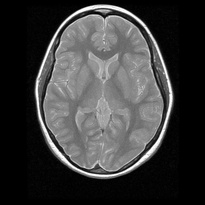
#> input picture data/jpg/brain-H_x512/brain-H_x512_changed.jpg, 205 x 205 px, shrunk from 512 x 512 before the run, given in place of model.jpg, which was not available
$ python -i lab12.py   (imports and definitions only)
#> lines starting #> are read from the running program, lines starting #| are printed output that depends on the picture; after the words box and inside, x2 and y2 are one past the last pixel; in counts of white or black regions, pixels touching at a corner belong together; pictures that were not available may be replaced by others from this repository, and a replacement may not be noted
### classes/in_out.py
import numpy as np
import soundfile as sf
import cv2 as cv2
import matplotlib.pyplot as plt
import struct
import math

from matplotlib import image as mpimg
from scipy.io import wavfile


class In_Out:

    def read_dat_file(self, file_name):
        data = np.fromfile('data/dat/' + file_name, dtype="float32")
        return data

    # [7 lines left out: function read_wav_file, not called in this run]

    def write_wav_file(self, file_name, data, rate):
        sf.write('data/wav/' + file_name + '.wav', data, rate)

    def read_jpg_file(self, file_name):
#> called with file_name = 'model/model'
        img = cv2.imread('data/jpg/' + file_name + '.jpg', cv2.IMREAD_GRAYSCALE)
#> img is the input picture: shape (205, 205); min 0, max 255, mean 59.8
        return img

    def show_jpg_files(self, images, titles, if_color):
        num_images = len(images)

        if num_images == 0 or len(titles) != num_images:
            print("Количество изображений и заголовков не совпадает")
            return

        fig, axes = plt.subplots(1, num_images, figsize=(12, 6))
        axes = axes.flatten()

        for i in range(num_images):
            if if_color:
                axes[i].imshow(images[i])
            else:
                axes[i].imshow(images[i], cmap='gray')

            axes[i].set_title(titles[i])
            axes[i].axis('off')
            axes[i].set_aspect('equal')

        plt.tight_layout()
        plt.show()

    def show_jpg_sub(self, img, if_color, name, fontsize=15):
        if not if_color:
            plt.imshow(img, cmap='gray')
        else:
            plt.imshow(img)

        plt.title(name, fontsize=fontsize)
        plt.axis('off')

        plt.show()

    def write_jpg_file(self, array, file_name):
        cv2.imwrite('data/jpg/' + file_name + '.jpg', array)

    # [61 lines left out: functions read_xcr_file, write_bin_file, read_bin_file, reshape_nearest_neighbor, reshape_bilinear_interpolation, not called in this run]

    def imshow(self, image_data, axes):
        axes.imshow(cv2.cvtColor(image_data, cv2.COLOR_BGR2RGB))
        axes.axis('off')

### classes/model.py
import math
import numpy as np
import random


class Model:
    # [12 lines left out: functions trend_nonlinear, noise, not called in this run]

    def noise_2d(self, image_shape, noise_level=0.1, r=255):
#> called with image_shape = (205, 205), noise_level = 0.01, r = 255
        rows, cols = image_shape
        noise_data = []

        for _ in range(rows):
            noise_row = []
            for _ in range(cols):
                if random.random() < noise_level:
                    noise_row.append(random.random() * r)
                else:
                    noise_row.append(0)
            noise_data.append(noise_row)

        return noise_data

    # [13 lines left out: function impulse_noise_2d, not called in this run]

    def shift_2d(self, array, c):
        c_arr = np.full(array.shape, c)
        return array + c_arr

    def mult_model_2d(self, array, c):
        c_arr = np.full(array.shape, c)
        return array * c_arr

    # [77 lines left out: functions impulse_noise, harm, add_model, mult_model, heart, rhythm and 2 more, not called in this run]

### classes/processing.py
import math
import numpy as np
from scipy.fft import fft2, ifft2, fftshift, ifftshift
from scipy import signal
from scipy.ndimage import gaussian_filter


class Processing:
    # [51 lines left out: functions anti_trend_linear, lpf, reflect_lpf, hpf, not called in this run]

    # sigma - стандартное отклонение Гауссовой функции, определяющее степень размытия
    def lpf_2d(self, img_data, sigma):
        lpf = gaussian_filter(img_data, sigma=sigma)
        return img_data - lpf

    # [77 lines left out: functions hpf_2d, bsf, negative, gamma_transform, log_transform, gradation_transform and 1 more, not called in this run]

    def average_filter(self, image_data, mask=3):
#> called with mask = 3
        rows = len(image_data)
#> rows = 205
        cols = len(image_data[0])
#> cols = 205

        result = [[0 for _ in range(cols)] for _ in range(rows)]

        for i in range(rows):
            for j in range(cols):
                total = 0
                count = 0
                for k in range(-mask // 2, mask // 2 + 1):
                    for l in range(-mask // 2, mask // 2 + 1):
                        if 0 <= i + k < rows and 0 <= j + l < cols:
                            total += image_data[i + k][j + l]
                            count += 1
                result[i][j] = total / count
#> after the loop, result = 205 items

        return result

    # [16 lines left out: function median_filter, not called in this run]

    # X = Y / H
    def complex_division(self, y_fourier, h_fourier):
        return np.divide(y_fourier, h_fourier)

    # X = (Y * H*) / (| H | ^ 2 + a ^ 2)
    # H* - комплексно-сопряженный спектр для H
    # [54 lines left out: functions complex_noised_division, reshape_fourier_big, reshape_fourier_small, not called in this run]

    def threshold(self, img_data, limit):
        out_data = np.zeros_like(img_data)

        out_data[img_data >= limit] = 255
        out_data[img_data < limit] = 0

        return out_data

    # [74 lines left out: functions filter_with_gradient, dilation, erosion, not called in this run]

### labs/lab12.py
import matplotlib.pyplot as plt
import numpy as np

from classes.in_out import In_Out
from classes.processing import Processing
from classes.model import Model


def filter_with_mask(data, mask):
    out_data = np.zeros(data.shape)

    for row in range(1, data.shape[0] - 1):
        for col in range(1, data.shape[1] - 1):
            # Подматрица изображения размерем 3х3
            part = data[row - 1: row + 2, col - 1: col + 2]

            # Свертка подматрицы и маски
            new_el = np.sum(mask * part)

            if new_el < 0:
                new_el = 0
            if new_el > 255:
                new_el = 255

            out_data[row, col] = new_el

    return out_data


def filter_with_gradient(data, mask1, mask2):
    out_data = np.zeros(data.shape)

    for row in range(1, data.shape[0] - 1):
        for col in range(1, data.shape[1] - 1):
            # Подматрица изображения размерем 3х3
            part = data[row - 1: row + 2, col - 1: col + 2]

            # Свертка подматрицы и маски 1
            new_el1 = np.sum(mask1 * part)
            # Свертка подматрицы и маски 2
            new_el2 = np.sum(mask2 * part)

            # Величина градиента = Евклидово расстояние (по теореме Пифагора)
            new_el = np.sqrt(new_el1 ** 2 + new_el2 ** 2)

            if new_el < 0:
                new_el = 0
            if new_el > 255:
                new_el = 255

            out_data[row, col] = new_el

    return out_data


mask_laplacian = [np.array([[0, 1, 0],
                            [1, -4, 1],
                            [0, 1, 0]]),
                  np.array([[0, -1, 0],
                            [-1, 4, -1],
                            [0, -1, 0]]),
                  np.array([[1, 1, 1],
                            [1, -8, 1],
                            [1, 1, 1]]),
                  np.array([[-1, -1, -1],
                            [-1, 8, -1],
                            [-1, -1, -1]])]

mask_prewitt = [np.array([[-1, -1, -1],
                          [0, 0, 0],
                          [1, 1, 1]]),
                np.array([[-1, 0, 1],
                          [-1, 0, 1],
                          [-1, 0, 1]]),
                np.array([[0, 1, 1],
                          [-1, 0, 1],
                          [-1, -1, 0]]),
                np.array([[-1, -1, 0],
                          [-1, 0, 1],
                          [0, 1, 1]])]

mask_sobel = [np.array([[-1, -2, -1],
                        [0, 0, 0],
                        [1, 2, 1]]),
              np.array([[-1, 0, 1],
                        [-2, 0, 2],
                        [-1, 0, 1]]),
              np.array([[0, 1, 2],
                        [-1, 0, 1],
                        [-2, -1, 0]]),
              np.array([[-2, -1, 0],
                        [-1, 0, 1],
                        [0, 1, 2]])]

one_laplacian = np.array([[-1, -1, -1],
                          [-1, 9, -1],
                          [-1, -1, -1]])


def main():
    # Экземпляры классов
    in_out = In_Out()
    processing = Processing()
    model = Model()

    # Некоторые значения
    model_name = 'model'
    grace_name = 'grace'
    birches_name = 'birches'

    is_color = False

    def task1(img_name, mask=3):
        # Оригинальное изображение
        img_data = in_out.read_jpg_file(img_name + '/' + img_name)

        # Зашумленное изображение
        random_noise = model.noise_2d(img_data.shape, 0.01)
        noisy_data = img_data + random_noise

        # Отфильтрованное изображение
        filtered_data = processing.average_filter(noisy_data, mask)
#> filtered_data = 205 items
        filtered_data = np.array(filtered_data)

        mask1, mask2 = 1, 2

        in_out.show_jpg_files([img_data, noisy_data, filtered_data],
                              ['original', 'noised image',
                               f'average filter (mask {mask}x{mask})'],
                              is_color)
#> in show_jpg_files, `num_images = len(images)`: num_images = 3

        def without_noise():
            count = 1
            rows, cols = 3, 4

            # Laplacian
            for i in range(len(mask_laplacian)):
                plt.subplot(rows, cols, count)
                in_out.show_jpg_sub(filter_with_mask(img_data, mask_laplacian[i]), is_color,
                                    f'Laplacian mask {i + 1}')
                count += 1
#> after the loop, count = 5

            # Prewitt
            for i in range(len(mask_prewitt)):
                plt.subplot(rows, cols, count)
                in_out.show_jpg_sub(filter_with_mask(img_data, mask_prewitt[i]), is_color,
                                    f'Prewitt mask {i + 1}')
                count += 1
#> after the loop, count = 9

            # Sobel
            for i in range(len(mask_sobel)):
                plt.subplot(rows, cols, count)
                in_out.show_jpg_sub(filter_with_mask(img_data, mask_sobel[i]), is_color,
                                    f'Sobel mask {i + 1}')
                count += 1
#> after the loop, count = 13

            plt.show()

        def with_noise():
            # Laplacian
            laplacian = filter_with_mask(noisy_data, mask_laplacian[2])
            laplacian_threshold = processing.threshold(laplacian, 50)
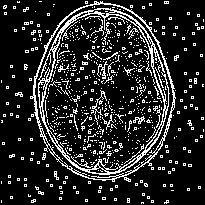
#> laplacian_threshold: shape (205, 205) float64; 15.7% white in thin lines or dots

            in_out.show_jpg_files([laplacian, laplacian_threshold],
                                  ['Laplacian mask 3', 'threshold'],
                                  is_color)

            # Prewitt
            prewitt = filter_with_gradient(noisy_data, mask_prewitt[mask1 - 1], mask_prewitt[mask2 - 1])
            prewitt_threshold = processing.threshold(prewitt, 50)
#> prewitt_threshold: shape (205, 205) float64; 25.7% white; 344 white regions (315 under 20 px), largest, box (x1, y1, x2, y2) and area: (30, 1, 176, 182) 6520, (77, 50, 120, 85) 483, (84, 90, 117, 142) 443

            in_out.show_jpg_files([prewitt, prewitt_threshold],
                                  [f'Prewitt mask {mask1} and {mask2}', 'threshold'],
                                  is_color)

            # Sobel
            sobel = filter_with_gradient(noisy_data, mask_sobel[mask1 - 1], mask_sobel[mask2 - 1])
            sobel_threshold = processing.threshold(sobel, 50)
#> sobel_threshold: shape (205, 205) float64; 30.8% white; 252 white regions (242 under 20 px), largest, box (x1, y1, x2, y2) and area: (30, 1, 176, 182) 10544, (128, 76, 159, 144) 515, (118, 146, 140, 163) 47

            in_out.show_jpg_files([sobel, sobel_threshold],
                                  [f'Sobel mask {mask1} and {mask2}', 'threshold'],
                                  is_color)

        def filtered():
            # Laplacian
            laplacian = filter_with_mask(filtered_data, mask_laplacian[2])
            laplacian_threshold = processing.threshold(laplacian, 15)
#> laplacian_threshold: shape (205, 205) float64; 17.8% white in thin lines or dots

            in_out.show_jpg_files([laplacian, laplacian_threshold],
                                  ['Laplacian mask 3', 'threshold'],
                                  is_color)

            # Prewitt
            prewitt = filter_with_gradient(filtered_data, mask_prewitt[mask1 - 1], mask_prewitt[mask2 - 1])
            prewitt_threshold = processing.threshold(prewitt, 50)
#> prewitt_threshold: shape (205, 205) float64; 17.6% white; 131 white regions (113 under 20 px), largest, box (x1, y1, x2, y2) and area: (33, 2, 177, 182) 6100, (84, 51, 121, 63) 190, (74, 107, 80, 132) 73

            in_out.show_jpg_files([prewitt, prewitt_threshold],
                                  [f'Prewitt mask {mask1} and {mask2}', 'threshold'],
                                  is_color)

            # Sobel
            sobel = filter_with_gradient(filtered_data, mask_sobel[mask1 - 1], mask_sobel[mask2 - 1])
            sobel_threshold = processing.threshold(sobel, 50)
#> sobel_threshold: shape (205, 205) float64; 24.5% white; 197 white regions (138 under 20 px), largest, box (x1, y1, x2, y2) and area: (28, 1, 177, 184) 6852, (80, 44, 121, 68) 341, (91, 64, 116, 86) 204

            in_out.show_jpg_files([sobel, sobel_threshold],
                                  [f'Sobel mask {mask1} and {mask2}', 'threshold'],
                                  is_color)

        without_noise()
        with_noise()
        filtered()

    # Выделение контуров birches однопроходным Лапласианом
    def task2():
        img_data = in_out.read_jpg_file(birches_name + '/' + birches_name)

        laplacian = filter_with_mask(img_data, one_laplacian)

        in_out.write_jpg_file(laplacian, birches_name + '/' + birches_name + '_changed')

        in_out.show_jpg_files([img_data, laplacian],
                              ['original', f'Laplacian'],
                              is_color)

    task1(model_name)
    task1(grace_name)
#> call 2 of task1, with img_name = 'grace', mask = 3
#> call 2 of read_jpg_file, with file_name = 'grace/grace'
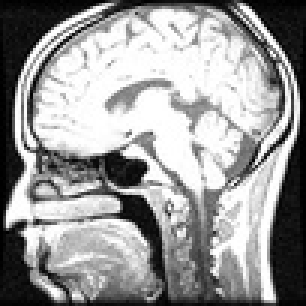
#> input picture data/jpg/brain-V_x256/brain-V_x256.jpg, 102 x 102 px, shrunk from 256 x 256 before the run, given in place of grace.jpg, which was not available (shown 3 times larger)
#> in read_jpg_file, img is the input picture: shape (102, 102); min 0, max 255, mean 153.1
#> in task1 (call 2), `noisy_data = img_data + random_noise`:
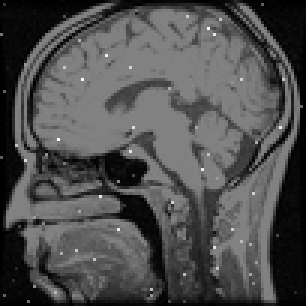
#> noisy_data: shape (102, 102) float64 (shown 3 times larger); min 0, max 498.6, mean 154.3; drawn with min black and max white
#> in task1 (call 2), `filtered_data = processing.average_filter(noisy_data, mask)`: filtered_data = 102 items
#> in task1 (call 2), `filtered_data = np.array(filtered_data)`:
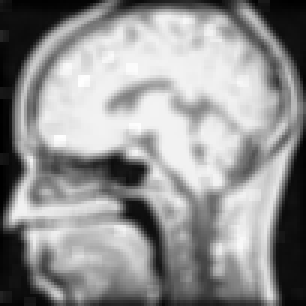
#> filtered_data: shape (102, 102) float64 (shown 3 times larger); min 1.12, max 267.5, mean 154.5; drawn with min black and max white
#> the loop in without_noise (call 2), `for i in range(len(mask_sobel)):` made 4 passes
#> pass 1, in show_jpg_sub (call 21), `plt.show()`:
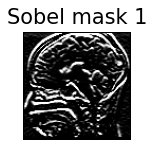
#> figure drawn by matplotlib, 1 panel
#> in with_noise (call 2), `laplacian_threshold = processing.threshold(laplacian, 50)`:
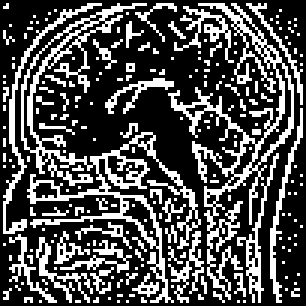
#> laplacian_threshold: shape (102, 102) float64 (shown 3 times larger); 30.7% white in thin lines or dots
#> in with_noise (call 2), `prewitt_threshold = processing.threshold(prewitt, 50)`: prewitt_threshold: shape (102, 102) float64; 65.4% white; 253 black regions (241 under 20 px), largest, box (x1, y1, x2, y2) and area: (0, 0, 102, 102) 1443, (14, 4, 87, 62) 1199, (66, 39, 79, 54) 68
#> in with_noise (call 2), `sobel_threshold = processing.threshold(sobel, 50)`: sobel_threshold: shape (102, 102) float64; 70% white; 251 black regions (243 under 20 px), largest, box (x1, y1, x2, y2) and area: (0, 0, 102, 102) 1328, (14, 4, 85, 62) 1045, (41, 66, 53, 82) 62
#> after the loop in filter_with_mask (call 28), `for row in range(1, data.shape[0] - 1):`:
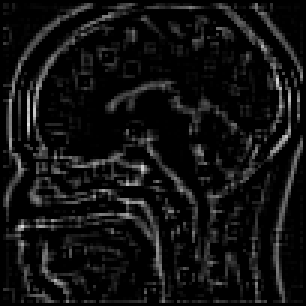
#> out_data: shape (102, 102) float64 (shown 3 times larger); min 0, max 223, mean 18.1
    task2()

>>> result = main()
